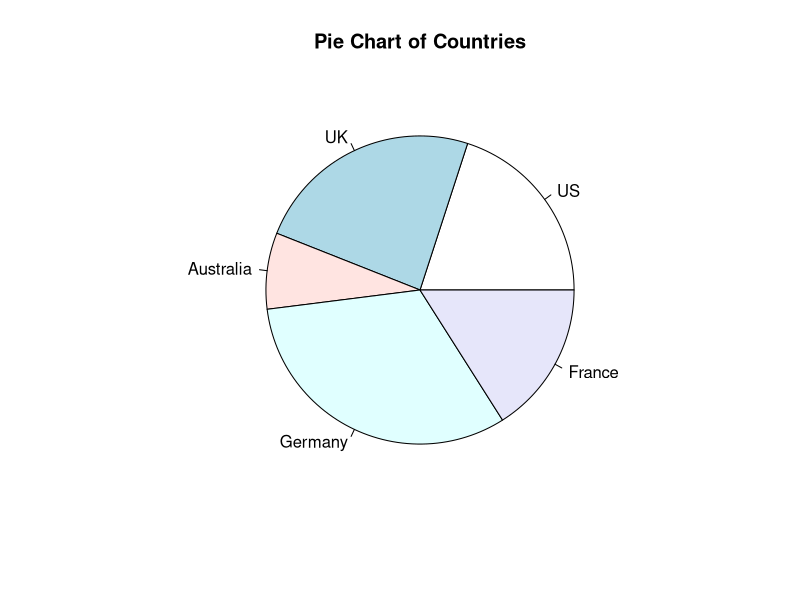
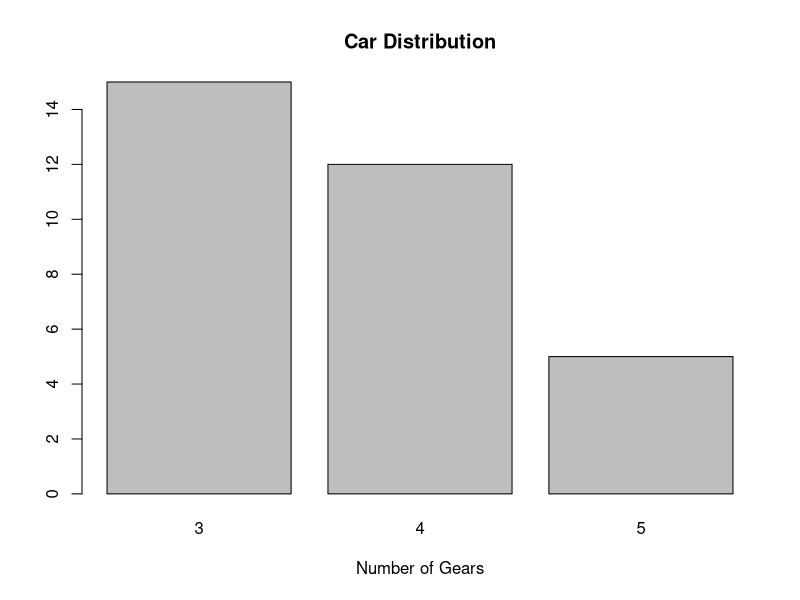
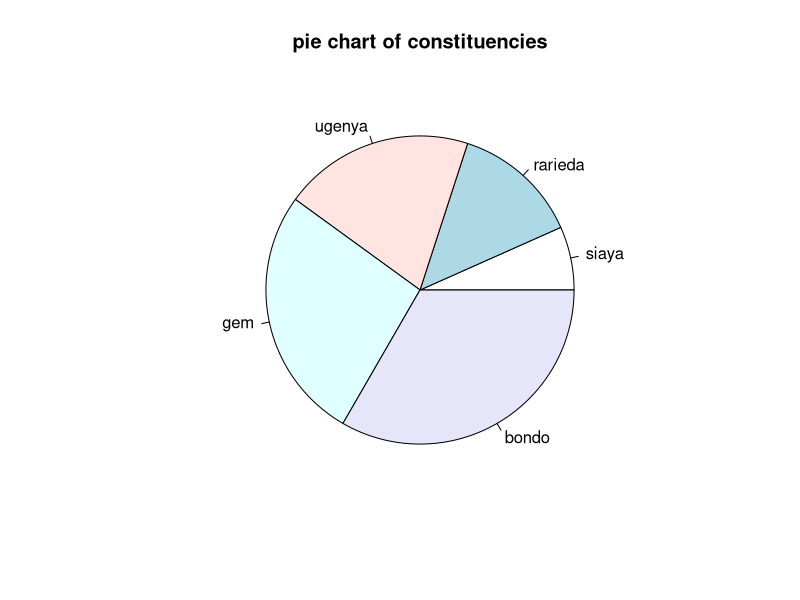
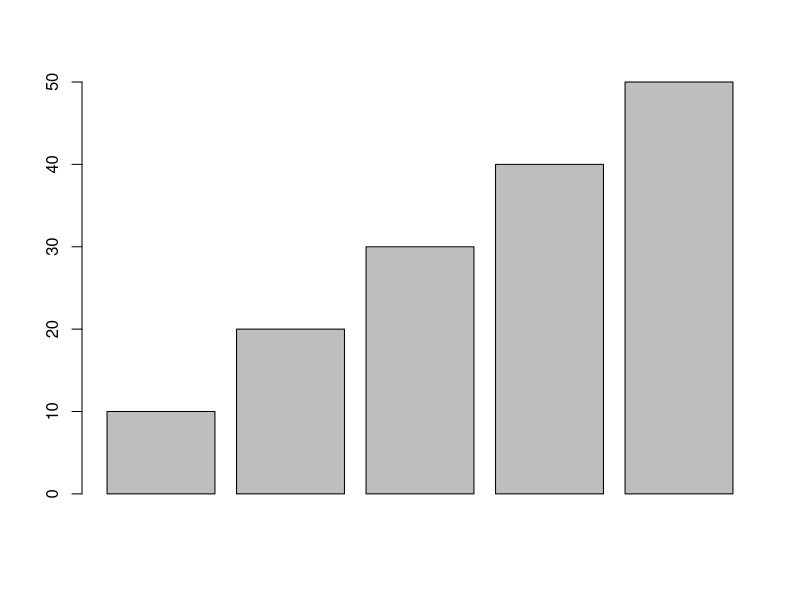
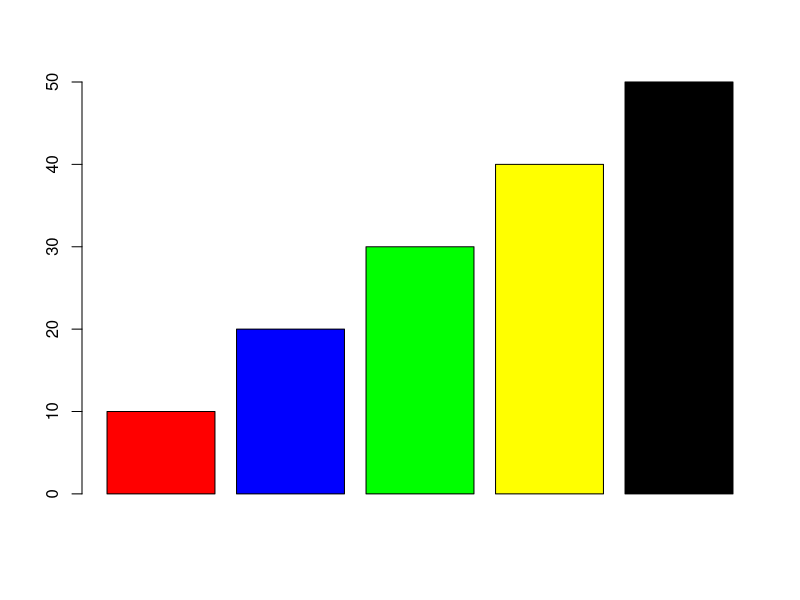

Write R code to recreate these figures, in order.
# Simple Pie Chart 
slices <- c(10, 12,4, 16, 8) 
lbls <- c("US", "UK", "Australia", "Germany", "France") 
pie(slices, labels = lbls, main="Pie Chart of Countries") 
 
# Simple Bar Plot 
counts <- table(mtcars$gear) 
barplot(counts, main="Car Distribution",xlab="Number of Gears")

#siaya county pie chart
 potions = c(10,20,30,40,50)
lbls=c("siaya","rarieda","ugenya","gem","bondo")
pie(potions, labels = lbls, main="pie chart of constituencies")

 # siya county bar plot
bars=potions
lbls=c(xlab="siaya","rarieda","ugenya","gem","bondo")
barplot(potions)
barplot(col=c("red","blue","green","yellow","black"), height=c(10,20,30,40,50))